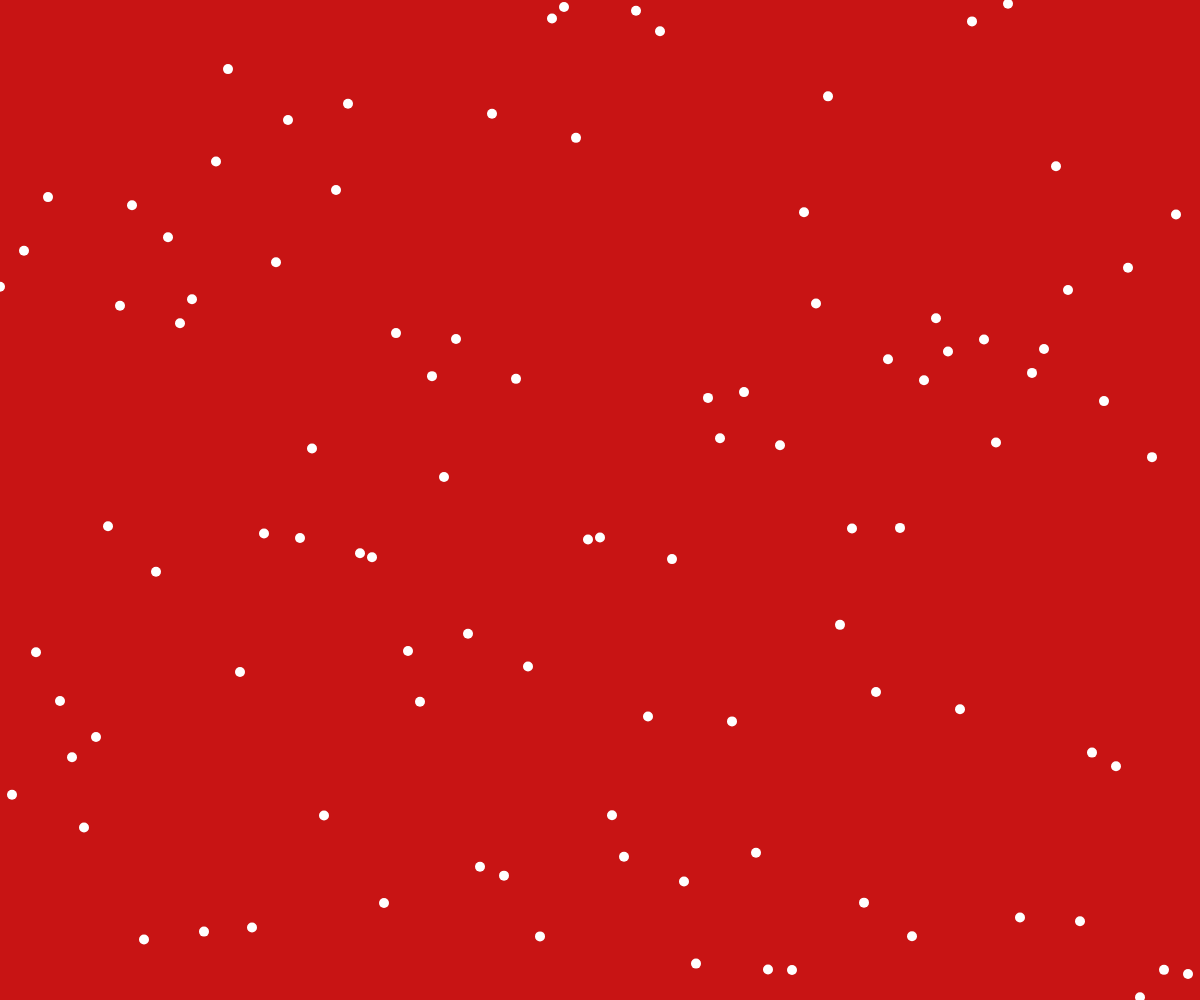
Frame 1 (no input)
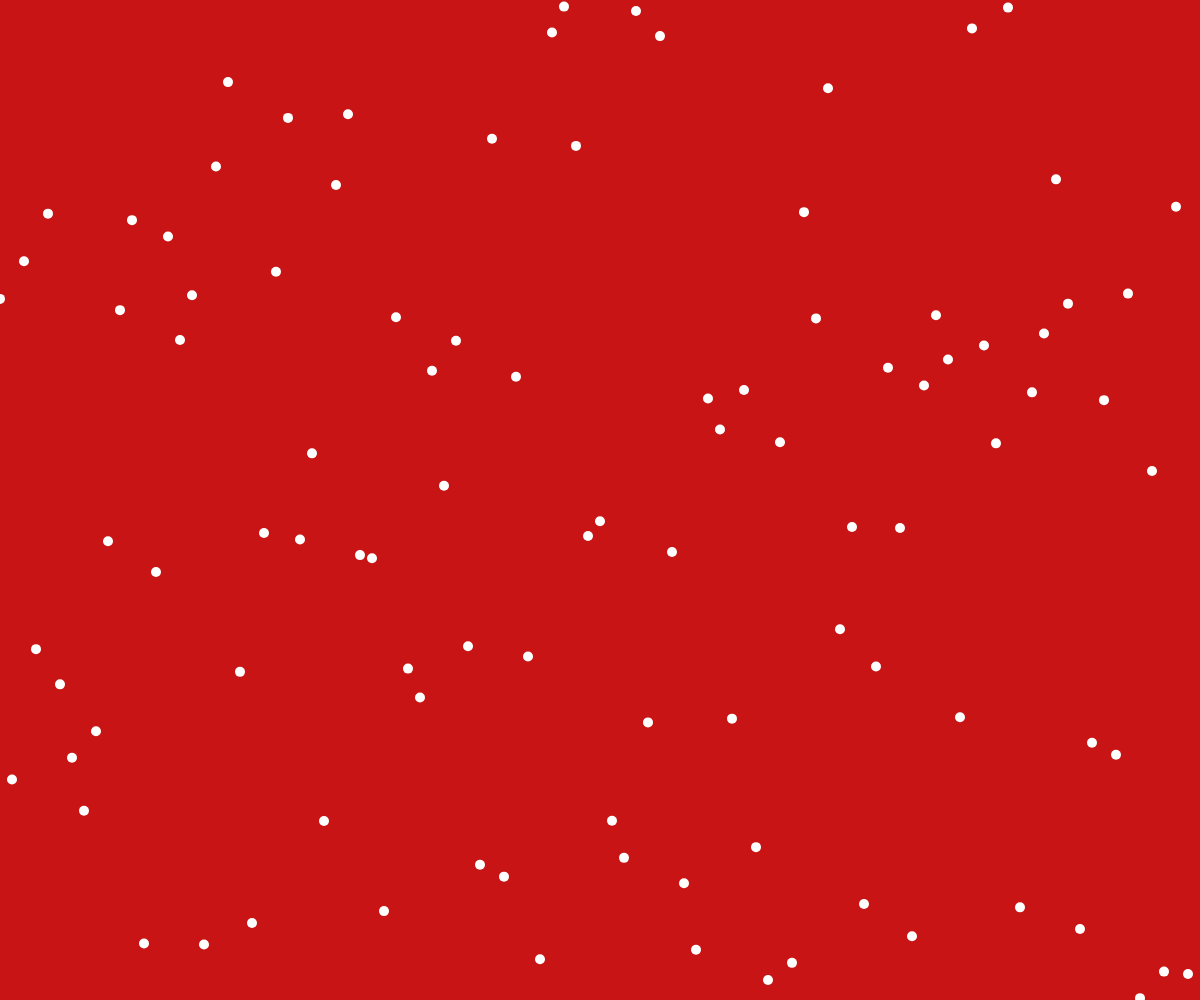
Frame 60 (no input)
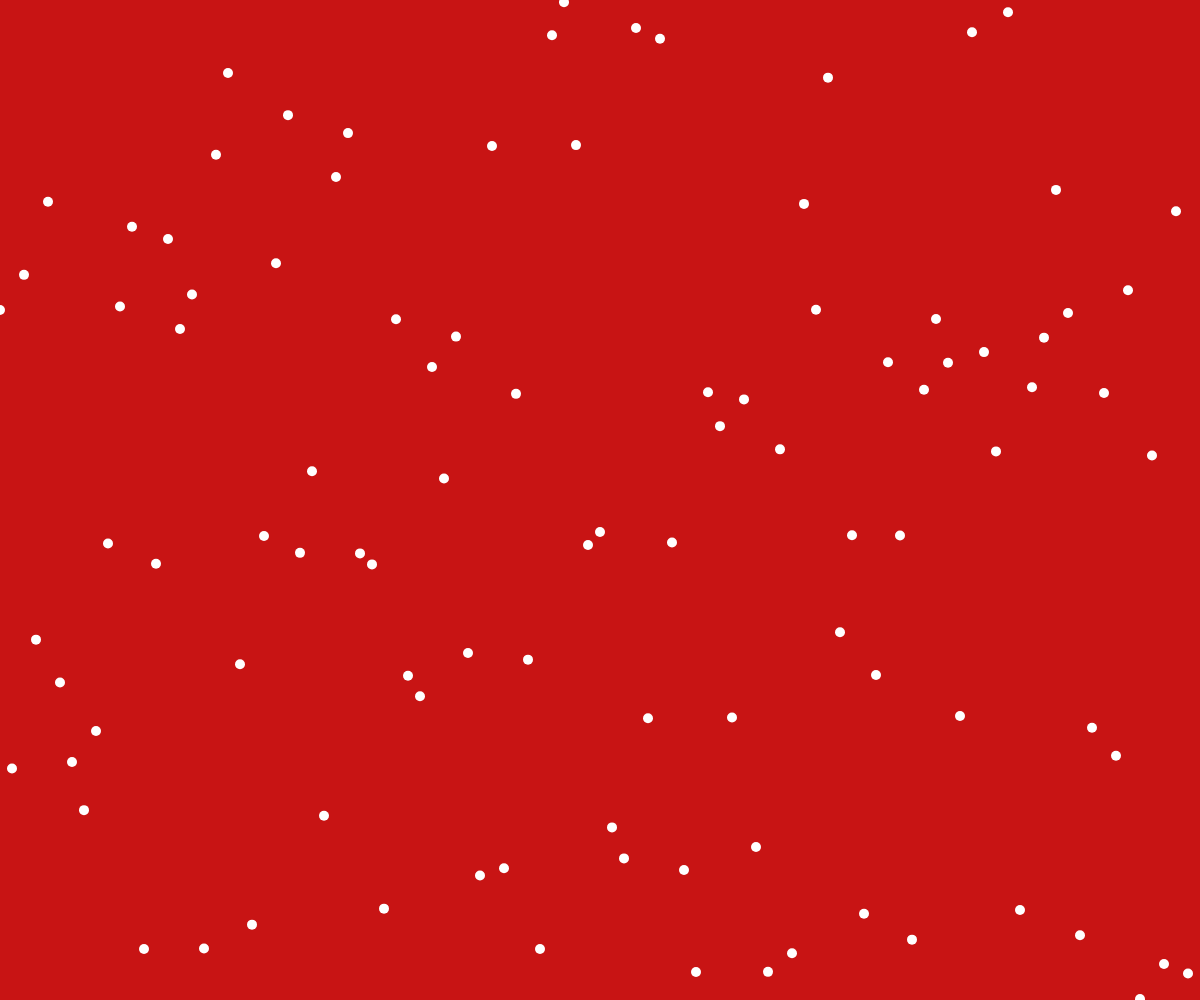
Frame 120 (the mouse pressed at the canvas centre since frame 60)

The p5.js sketch that drew these frames (run headless with seeded random() and noise() and a simulated clock; from frame 60 on, the mouse is pressed at the canvas centre):

// p5.js sketch
// ── sketch.js
let circles = [];

class Circle {
  constructor(x, y) {
    this.x = x;
    this.y = y;
    this.diameter = 10;
  }

  move() {
    this.y += random(-2, 2);
    this.y = constrain(this.y, 0, height);
  }

  checkCollision(other) {
    let d = dist(this.x, this.y, other.x, other.y);
    return d < this.diameter;
  }

  display() {
    fill(255);
    noStroke();
    circle(this.x, height - this.y, this.diameter);
  }
}

function setup() {
  createCanvas(windowWidth, windowHeight);
  // Create initial circles
  for (let i = 0; i < 100; i++) {
    circles.push(new Circle(i * (width / 100), random(0, height)));
  }
}

function draw() {
  background(200, 20, 20);
  
  // Check for collisions and multiply
  for (let i = circles.length - 1; i >= 0; i--) {
    for (let j = i - 1; j >= 0; j--) {
      if (circles[i].checkCollision(circles[j])) {
        // Create a new circle at a random position between the two colliding circles
        let newX = (circles[i].x + circles[j].x) / 2 + random(-5, 5);
        let newY = (circles[i].y + circles[j].y) / 2 + random(-5, 5);
        if (circles.length < 300) { // Limit the maximum number of circles
          circles.push(new Circle(newX, newY));
        }
      }
    }
  }

  // Update and display all circles
  for (let circle of circles) {
    circle.move();
    circle.display();
  }
}
